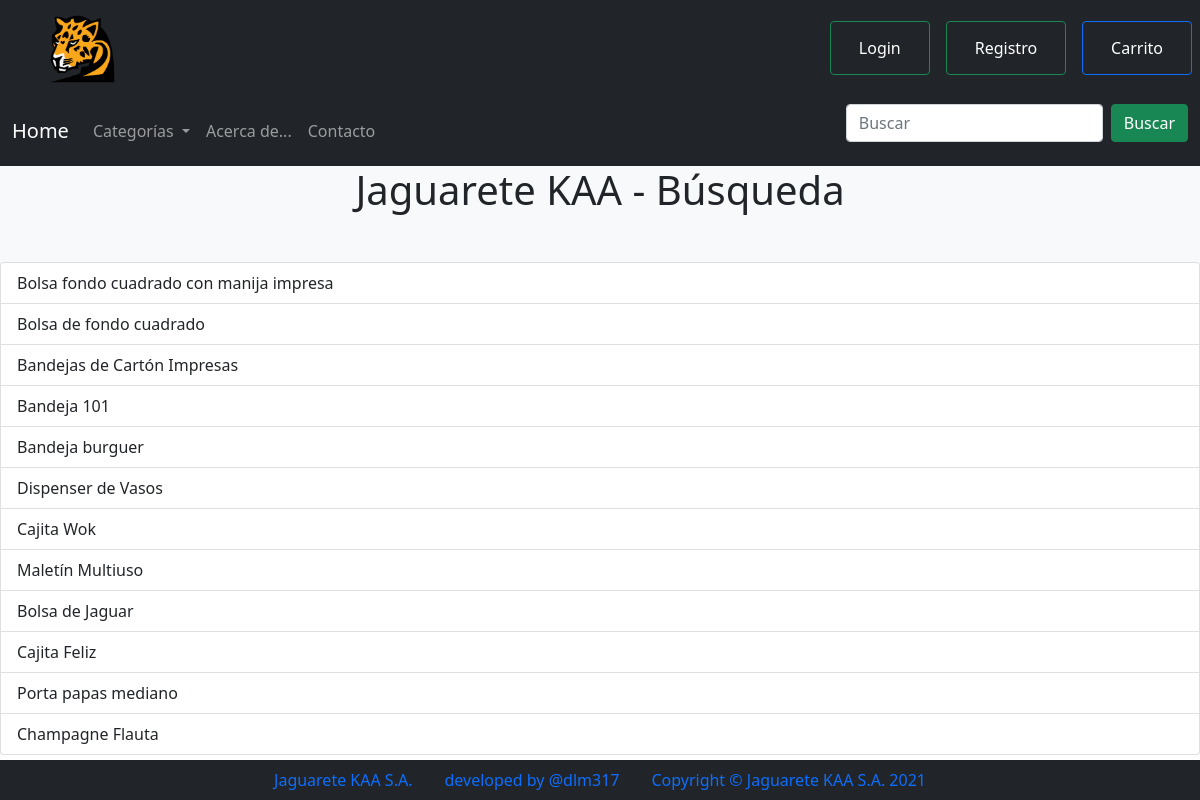
The app's page /resultado_busqueda_categoria/ with its own data.
### jaguarete01/models.py (models this page shows, shortened)
class Producto(models.Model):
    class Meta:
        permissions = (("can_add_productos", "Can add productos"),)
    titulo = models.CharField(max_length=100, unique=True)
    categoria_base = models.ForeignKey(Categoria, on_delete=models.CASCADE)
    detalle = models.CharField(max_length=1000, default='N/A')
    precio = models.FloatField()
    imagen = models.ImageField(upload_to='uploaded_images')
    fecha_creacion = models.DateTimeField(auto_now=True)

### jaguarete01/views.py (the view)
# urls.py: path('resultado_busqueda_categoria/', views.ResultadoBusquedaCategoria.as_view(), name='resultado_busqueda_categoria'),
class ResultadoBusquedaCategoria(ListView):
    model = Producto
    template_name = 'resultado_busqueda_categoria.html'
    def get_queryset(self):
        query = self.request.GET.get('q')
        print(query)
        if query:
            queryset = Producto.objects.filter(Q(categoria_base__descripcion__icontains=query))
            print(queryset)
        else:
            queryset = Producto.objects.all()
        return queryset

### jaguarete01/models.py (called while the page is built)
    def __str__(self):
        return self.descripcion

### jaguarete01/templatetags/categorias.py (called while the page is built)
@register.inclusion_tag('categorias.html')
def mostrar_categorias():
    return {'categorias': Categoria.objects.all()}

### jaguarete01/templates/resultado_busqueda_categoria.html (shortened to what this page needs)
{% extends "template.html" %}
{% load categorias %}
{% load static %}  {% block body %}
<h1 class="text-center mb-5">Jaguarete KAA - Búsqueda</h1>
<div class="list-group mt-3">
  {% for producto in object_list %}
  <a href="{% url 'jaguarete01:producto' pk=producto.id%}" class="list-group-item list-group-item-action">
    {{ producto.titulo}}
  </a>
  {% empty %}
  <p class="text-center">
    Perdona, no encontramos lo que buscabas, puedes probar de nuevo si lo deseas.
</p>
  {% endfor %}
</div>
{% endblock %}

### records on screen
Producto: titulo "Bolsa fondo cuadrado con manija impresa"
Producto: titulo "Bolsa de fondo cuadrado"
Producto: titulo "Bandejas de Cartón Impresas"
Producto: titulo "Bandeja 101"
Producto: titulo "Bandeja burguer"
Producto: titulo "Dispenser de Vasos"
Producto: titulo "Cajita Wok"
Producto: titulo "Maletín Multiuso"
Producto: titulo "Bolsa de Jaguar"
Producto: titulo "Cajita Feliz"
Producto: titulo "Porta papas mediano"
Producto: titulo "Champagne Flauta"
